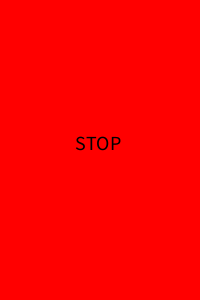
Frame 1 (no input)
Frame 60 (the mouse pressed at the canvas centre just before this capture): identical to frame 1, image omitted
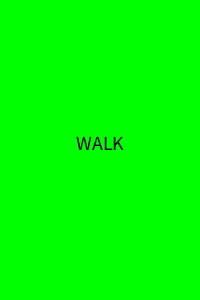
Frame 120 (the mouse held since frame 60 and released just before this capture)

The Processing sketch that drew these frames (run headless with seeded random() and noise(); from frame 60 on, the mouse is pressed at the canvas centre):

// Processing sketch: portfolio2_pde
// ── portfolio2_pde.pde
boolean press;
String textToWrite ;
String textToWrite1 ;
float xPos ;
float yPos ;

void setup () {
size (200 , 300);
textToWrite1 = (" STOP  ");
textToWrite = (" WALK ");
}

void draw () {
if (press){ ;
background (0,255,0);
yPos = 150;
xPos = width /2;
textSize (20);
textAlign ( CENTER );
fill (0 , 0 ,0);
text ( textToWrite , xPos , yPos );
}
else{
background (255,0,0);
yPos = 150;
xPos = width /2;
textSize (20);
textAlign ( CENTER );
fill (0 , 0 ,0);
text ( textToWrite1 , xPos , yPos );
}}



void mousePressed() {
  if (press) { 
    press = false;
  } else {
    press = true; 
  }
}
